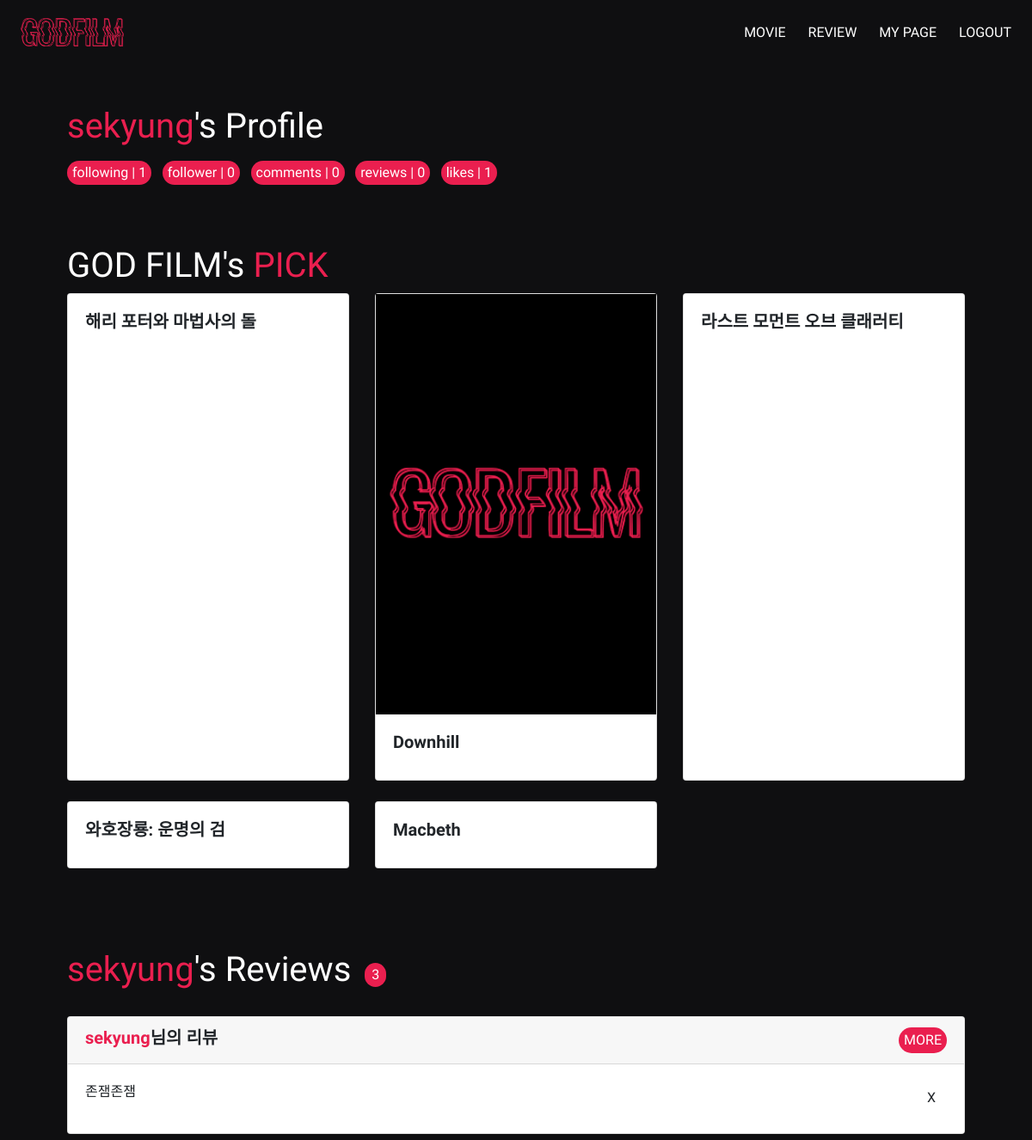
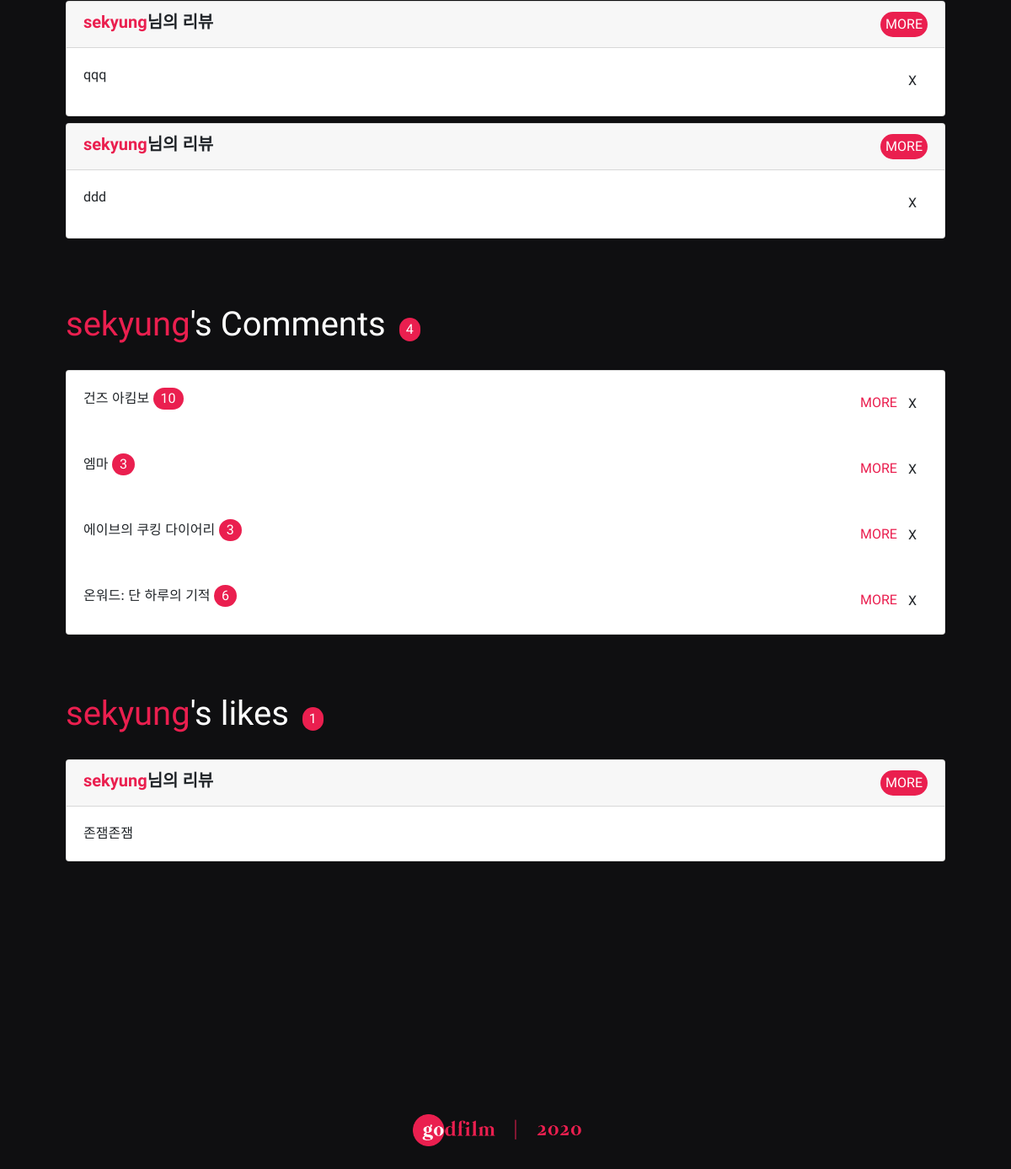
The page /accounts/sekyung/ (signed in) on the database its author committed (2 pictures, top to bottom).
### accounts/models.py (models this page shows)
class User(AbstractUser):
    followers = models.ManyToManyField(
            settings.AUTH_USER_MODEL,
            related_name='followings'
        )

### movies/models.py (models this page shows, shortened)
class Cast(models.Model):
    character = models.CharField(max_length=100)
    name = models.CharField(max_length=100)
    title = models.CharField(max_length=200)
    poster_path = models.CharField(max_length=200, null=True)
    overview = models.TextField(blank=True)
    gender = models.IntegerField()
    profile_path = models.CharField(max_length=200, null=True)
    imdb_id = models.CharField(max_length=30)

class Review(models.Model):
    title = models.CharField(max_length=100)
    content = models.TextField()
    user = models.ForeignKey(settings.AUTH_USER_MODEL, on_delete=models.CASCADE)
    movie = models.ForeignKey(Movie, on_delete=models.CASCADE)
    created_at = models.DateTimeField(auto_now_add=True)
    updated_at = models.DateTimeField(auto_now=True)
    like_users = models.ManyToManyField(settings.AUTH_USER_MODEL, related_name='like_reviews', blank=True)

class MovieComment(models.Model):
    score = models.IntegerField()
    content = models.CharField(max_length=200)
    created_at = models.DateTimeField(auto_now_add=True)
    updated_at = models.DateTimeField(auto_now=True)
    movie = models.ForeignKey(Movie, on_delete=models.CASCADE)
    user = models.ForeignKey(settings.AUTH_USER_MODEL, on_delete=models.CASCADE)

class Movie(models.Model):
    title = models.CharField(max_length=100)
    overview = models.TextField(blank=True)
    poster_path = models.CharField(max_length=200, null=True)
    cast = models.ManyToManyField(Cast, related_name='cast_movie', blank=True)

### accounts/views.py (the view)
# urls.py: path('<username>/', views.profile, name='profile'),
@login_required
def profile(request, username):
    User = get_user_model()
    person = get_object_or_404(User, username=username)
    if person.moviecomment_set.count() != 0:
        cast_list = person.moviecomment_set.order_by('-score')[0].movie.cast.all()
    else:
        cast_list = Movie.objects.order_by('-moviecomment')[0].cast.all()
    context = {
        'person': person,
        'cast_list': cast_list,
    }
    return render(request, 'accounts/profile.html', context)

### accounts/templates/accounts/profile.html (shortened to what this page needs)
{% extends 'base.html' %}
{% load bootstrap4 %}
{% load static %}
{% block content %}
<div class="d-flex justify-content-start">
    <h1 style="color: white;"><span style="color: #ea1f4f;">{{ person.username }}</span>'s Profile</h1>
</div>
<div class="follow-info mt-2">
    <span class="mr-2 following-num"> following | {{ person.followings.all|length }}</span>
    <span class="mr-2 follower-num"> follower | {{ person.followers.all|length }}</span>
    <span class="mr-2"> comments | {{ person.moviecomment_set|length }}</span>
    <span class="mr-2"> reviews | {{ person.review_set|length }}</span>
    <span class="mr-2"> likes | {{ person.like_reviews.all|length }}</span>
</div>
{% if person == user %}
<h1 class="text-white" style="margin-top: 70px;"> GOD FILM's <span style="color: #ea1f4f;">PICK</span></h1>
<div class="row row-cols-1 row-cols-md-3">
    {% for actor in cast_list %}
    <div class="col mb-4 movie-card">
      <div class="card h-100">
            {% if actor.poster_path|length != 0%}
            <img src="https://image.tmdb.org/t/p/w300_and_h450_bestv2/{{ actor.poster_path }}" alt="">
            {% else %}
                <img src="{% static 'image/noprofile.png' %}" alt="">
            {% endif %}
            <div class="card-body">
          <h5 class="card-title" style="font-family: 'Nanum Gothic', sans-serif; font-weight:bold">{{ actor.title }}</h5>
        </div>
      </div>
    </div>
    {% endfor %}
  </div>
{% endif %}
<div class="d-flex justify-content-start">
    <h1 style="color: white; margin: 70px 0 30px 0;"><span style="color: #ea1f4f;">{{ person.username }}</span>'s Reviews</h1>
    <div class="follow-info" style="margin: 70px 0 30px 0;"><span class="ml-3 mt-3 px-2">{{  person.review_set.count }}</span></div>
</div>
{% for review in person.review_set.all %}
  <div class="card mb-2">
    <h5 class="card-header d-flex justify-content-between">
      <span style="font-family: 'Nanum Gothic', sans-serif; font-weight:bold"><a href="{% url 'accounts:profile' review.user %}" class="goprofile">{{ person.username }}</a>님의 리뷰</span>
      <a href="{% url 'movies:review_detail' review.movie.id review.id %}" class="btn review-more">MORE</a>
    </h5>
    <div class="card-body d-flex justify-content-between">
      <p class="card-text">{{ review.title }}</p>
      {% if review.user == request.user %}
      <form action="{% url 'movies:review_delete' review.movie.id review.id %}" method="POST">
        <button class="btn delete-btn">X</button>
      </form>
      {% endif %}
    </div>
  </div>
{% endfor %}
<div class="d-flex justify-content-start">
    <h1 style="color: white;  margin: 70px 0 30px 0;"><span style="color: #ea1f4f;">{{ person.username }}</span>'s Comments</h1>
    <div class="follow-info" style="margin: 70px 0 30px 0;"><span class="ml-3 mt-3 px-2">{{ person.moviecomment_set.count }}</span></div>
</div>
{% if person.moviecomment_set.count != 0%}
<div class="card">
    {% for moviecomment in person.moviecomment_set.all %}
    <div class="card-body d-flex justify-content-between">
      <div>
        <span style="display: inline-block;">{{ moviecomment.movie.title }}</span>
        <span style="display: inline-block;" class="comment-score">{{ moviecomment.score }}</span>
      </div>
        <div class="d-flex justify-content-end">
            <a class="comment-more" href="{% url 'movies:movie_detail' moviecomment.movie.id %}">MORE</a>
            {% if moviecomment.user == request.user %}
            <form action="{% url 'movies:movie_comment_delete' moviecomment.movie.id moviecomment.id %}" method="POST">
                <button class="btn delete-btn">X</button>
            </form>
            {% endif %}
        </div>
    </div>
    {% endfor %}
</div>
{% endif %}
<div class="d-flex justify-content-start">
  <h1 style="color: white; margin: 70px 0 30px 0;"><span style="color: #ea1f4f;">{{ person.username }}</span>'s likes</h1>
  <div class="follow-info" style="margin: 70px 0 30px 0;"><span class="ml-3 mt-3 px-2">{{  person.like_reviews.all.count }}</span></div>
</div>
{% for review in person.like_reviews.all %}
<div class="card mb-2">
  <h5 class="card-header d-flex justify-content-between">
    <span style="font-family: 'Nanum Gothic', sans-serif; font-weight:bold"><a href="{% url 'accounts:profile' review.user %}" class="goprofile">{{ review.user.username }}</a>님의 리뷰</span>
    <a href="{% url 'movies:review_detail' review.movie.id review.id %}" class="btn review-more">MORE</a>
  </h5>
  <div class="card-body d-flex justify-content-between">
    <p class="card-text">{{ review.title }}</p>
  </div>
</div>
{% endfor %}
{% endblock %}

### templates/base.html (style rules this page uses)
p { font-family: 'Raleway', sans-serif; }
#back { width: 100%; background-color: #0f0f11; }
h1, h5 { font-family: 'Suez One', serif; }
.goprofile { text-decoration:none; font-family: 'Suez One', serif; color: #ea1f4f; border-radius: 50px; }
.review-more { font-family: 'Suez One', serif; border-radius: 50px; padding:2px 5px; background-color: #ea1f4f; color: white; }
.comment-score { font-family: 'Suez One', serif; border-radius: 50px; padding:1px 9px; background-color: #ea1f4f; color: white; margin-right: 12px; }
.delete-btn { font-family: 'Suez One', serif; }
.follow-info > span { font-family: 'Suez One', serif; color: white; border-radius: 50px; padding:2px 5px; background-color: #ea1f4f; display: inline-block; padding: 2px 6px; }
.comment-more { text-decoration:none; font-family: 'Suez One', serif; color: #ea1f4f; margin-top: 6px; }

### rows shown on the page
User: username "sekyung", followings.all|length "1", followers.all|length "0", moviecomment_set|length "0", review_set|length "0", like_reviews.all|length "1", review_set.count "3", moviecomment_set.count "4", like_reviews.all.count "1"
Cast: title "해리 포터와 마법사의 돌"
Cast: title "Downhill"
Cast: title "라스트 모먼트 오브 클래러티"
Cast: title "와호장룡: 운명의 검"
Cast: title "Macbeth"
Review: title "존잼존잼", shows "X", user.username "sekyung"
Review: title "qqq", shows "X"
Review: title "ddd", shows "X"
MovieComment: movie "건즈 아킴보", score "10", shows "X"
MovieComment: movie "엠마", score "3", shows "X"
MovieComment: movie "에이브의 쿠킹 다이어리", score "3", shows "X"
MovieComment: movie "온워드: 단 하루의 기적", score "6", shows "X"
